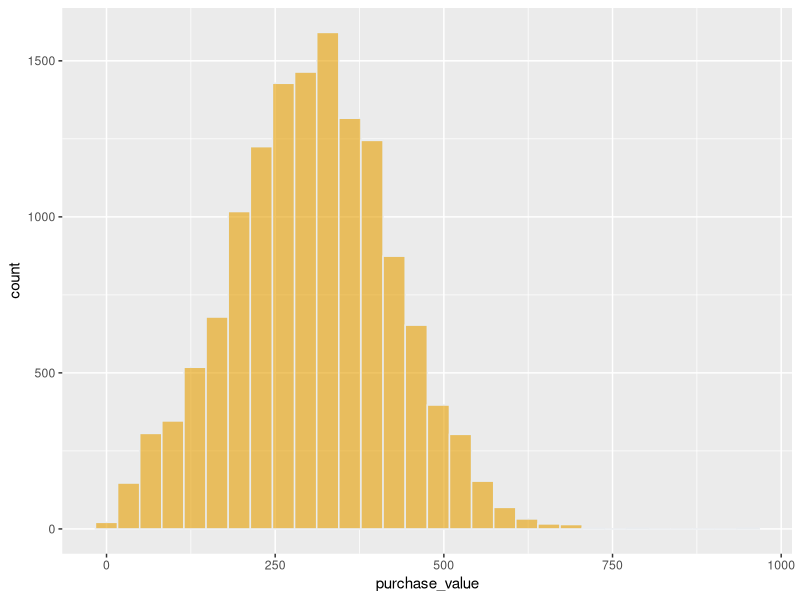
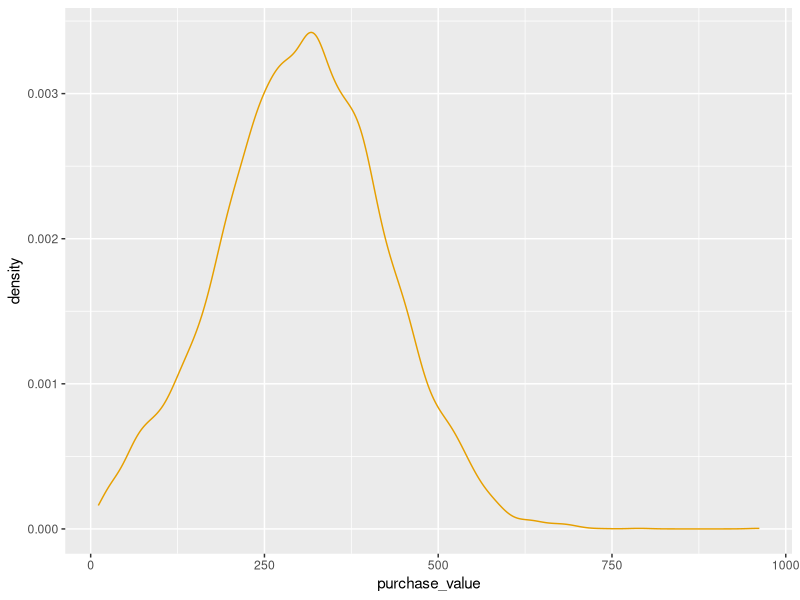
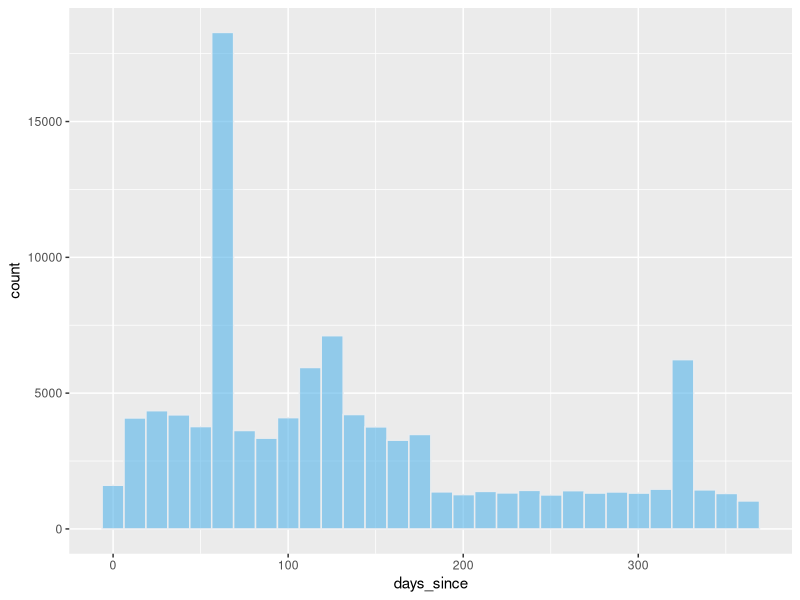
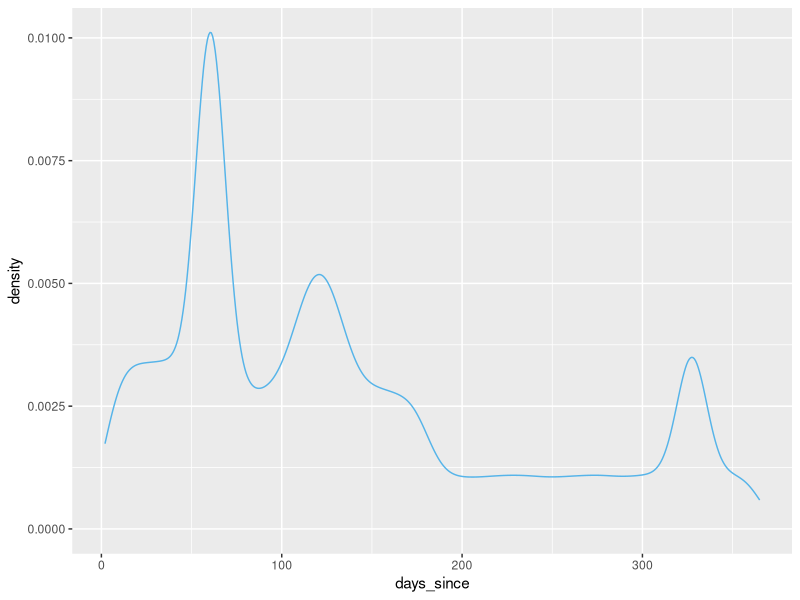
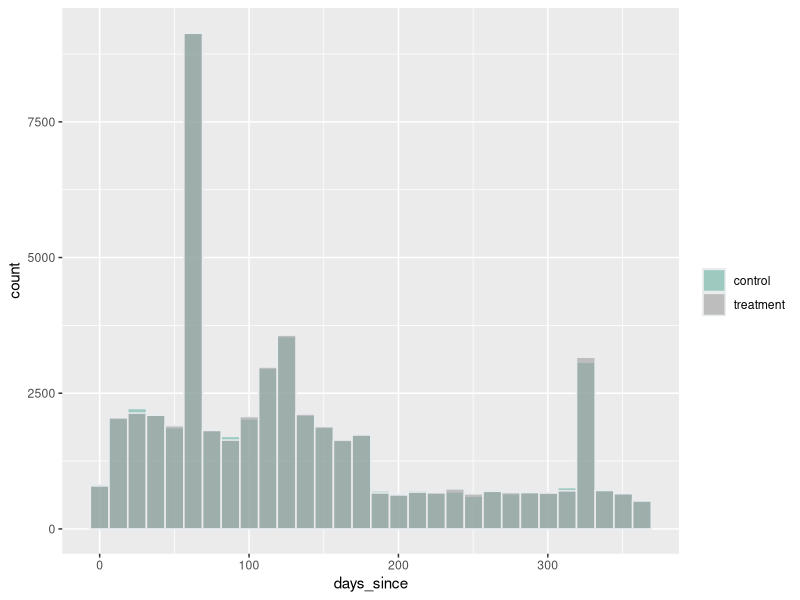

Source code (R) for these figures, in order: (Note: this script raises an error after producing the figures.)
## ---- chunk 1
# install.packages("pwr")
library(pwr)
# install.packages("glue")
library(glue)

setwd("~/Documents/learning/data-science-infinity/ab-testing")

control <- 0.101
uplift <- .2 # we want at least 20% uplfit
variant <- (1 + uplift) * control
effect_size <- ES.h(control, variant)
sample_size_output <- pwr.2p.test(h = effect_size,
                                 n = ,
                                 sig.level = 0.05,
                                 power = 0.8)

sample_size_output <- ceiling(sample_size_output$n)
glue('sample size needed: {sample_size_output}')
## ---- chunk 2
df <- read.csv("udemy_ab_test_data.csv")
## ---- chunk 3
summary(df[,c("active_6m", "addtocart_flag", "transaction_flag", "uninstall_flag",
              "purchase_value", "days_since")])

# install.packages(c("ggplot2","dplyr"))
library(ggplot2)
library(dplyr)

# plot purchase value
df %>% 
  ggplot(aes(x = purchase_value)) +
  geom_histogram( color="#e9ecef", fill="#E69F00", alpha=0.6, position='identity') +
  scale_fill_manual(values=c("#69b3a2", "404080")) +
  labs(fill="")

df %>% ggplot(aes(x=purchase_value)) +
  geom_density(color="#E69F00")

# plot days_since
df %>% ggplot(aes(x = days_since)) +
  geom_histogram( color="#e9ecef", fill="#56B4E9", alpha=0.6, position='identity') +
  scale_fill_manual(values=c("#69b3a2", "404080")) +
  labs(fill="")

df %>% ggplot(aes(x=days_since)) +
  geom_density(color="#56B4E9")

# categorical variable stats
table(df$allocation)
table(df$allocation)/nrow(df)
## ---- chunk 4
df %>% 
  group_by(allocation) %>%
  summarise(mean(active_6m), mean(days_since))

# compare distribution across the two groups

df %>% 
  ggplot(aes(x=days_since, fill=allocation)) +
  geom_histogram( color="#e9ecef", alpha=0.6, position='identity') +
  scale_fill_manual(values=c("#69b3a2", "404080")) +
  labs(fill="")
## ---- chunk 5
df  %>%
  group_by(allocation) %>%
  summarise(mean(addtocart_flag),
            mean(transaction_flag),
            mean(purchase_value, na.rm=TRUE))

transaction_proportion <- gprop.test(xtabs(~ allocation + transaction_flag, data=df)[,2:1])
## ---- chunk 6
add_to_cart_proportion <- prop.test(xtabs(~ allocation + addtocart_flag, data=df)[,2:1])
add_to_cart_proportion

purchase_value_ttest <- t.test(purchase_value ~ allocation, data=df)
purchase_value_ttest
## ---- chunk 7
df %>%
  group_by(allocation) %>%
  summarise(mean(uninstall_flag))

prop.test(xtabs(~ allocation + uninstall_flag, data=df)[,2:1])
